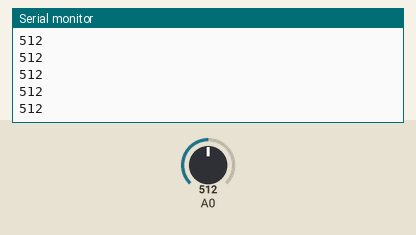
Recording of a sketch running on a simulated Arduino Uno, built with avr-gcc and run on an emulated ATmega328P. On the bench: the last lines printed to the serial monitor. Inputs (shaded band) come from the test bench; at power-on: A0 = 512.

Above: at 1.2 s.
1.3 s: A0 set to 716
At 1.49 s:
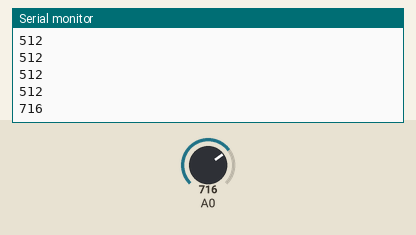
2.8 s: A0 set to 900
At 2.81 s:
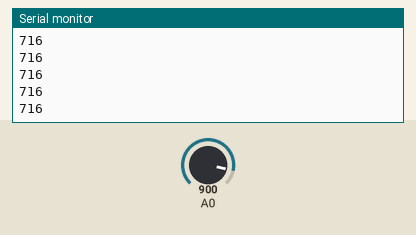
Timing chart, 0 to 5.8 s (numbered marks = the images above; inputs shaded):
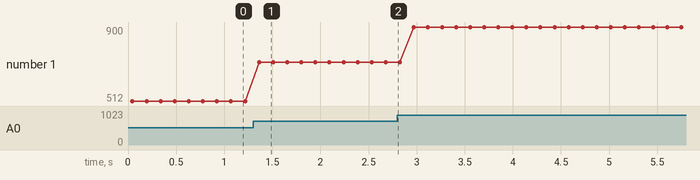

The sketch:

aula29_nivel3.ino
```cpp
// Aula 29 – Nível 3: Função mediana
// pecas: ldr A0
// mediana(v, n) ordena uma cópia do vetor e devolve o valor do meio
#include <Arduino.h>                          // funções do Arduino (pinMode, digitalWrite, delay...)
int mediana(const int v[], int n) {           // const: a função promete não alterar v
  int c[15];                                  // cópia: não altera o vetor original
  for (int i = 0; i < n; i++) c[i] = v[i];    // copia o vetor
  for (int p = 0; p < n - 1; p++)             // passadas do bubble sort
    for (int i = 0; i < n - 1 - p; i++)       // compara vizinhos na parte ainda desordenada
      if (c[i] > c[i + 1]) { int a = c[i]; c[i] = c[i + 1]; c[i + 1] = a; }   // fora de ordem: troca na cópia
  return c[n / 2];                            // o elemento do meio da cópia ordenada
}

int leituras[9];                              // declara leituras[9] (int)

void setup() {                                // roda uma vez, quando a placa liga
  Serial.begin(9600);                         // abre o Monitor Serial a 9600 baud
}

void loop() {                                 // repete para sempre
  for (int i = 0; i < 9; i++) {               // 9 leituras
    leituras[i] = analogRead(A0);             // guarda a leitura na posição i
    delay(5);                                 // espera 5 ms
  }
  Serial.println(mediana(leituras, 9));       // envia mediana(leituras ao Monitor Serial e quebra a linha
  delay(100);                                 // espera 100 ms
}
```

Measured:
- after the input at 1.3 s, the serial monitor: prints a new line after 0.06 s (image 1)
- plotted number 1: 512 → 716 after the input at 1.3 s, 716 → 900 after the input at 2.8 s
